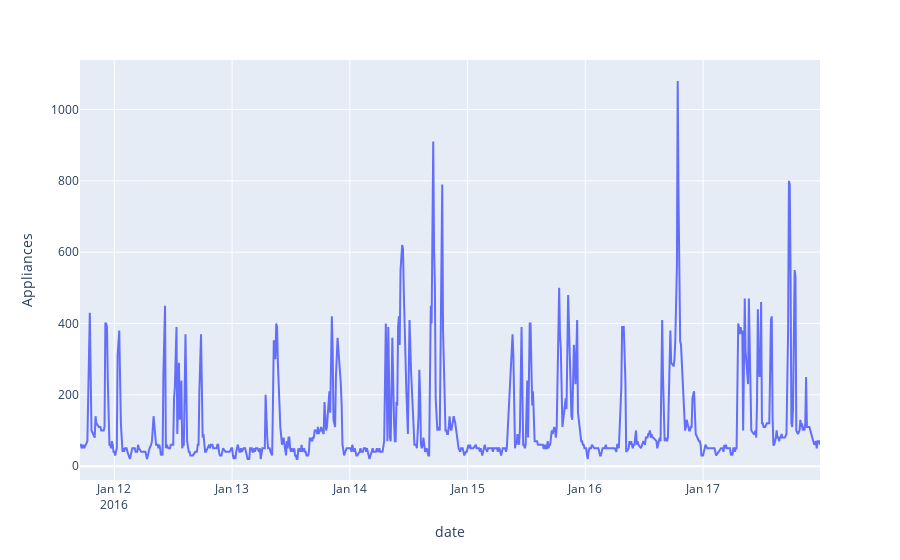

This figure's notebook cell:
### Markdown cell above
#### Line graph displaying the usage of energy for the first week

### Code cell
fig = px.line(df_grp_app, x='date', y="Appliances")
fig.show()

### Figure 1 — Plotly figure (JSON) as saved in the notebook; plotly's stock layout.template omitted (floating-point values rounded to 4 significant figures; data arrays with more than 128 entries replaced by an {"elided": "..."} marker saying what was removed)
{"data": [{"hovertemplate": "date=%{x}<br>Appliances=%{y}<extra></extra>", "legendgroup": "", "line": {"color": "#636efa", "dash": "solid"}, "mode": "lines", "name": "", "orientation": "v", "showlegend": false, "type": "scatter", "x": {"elided": "676 str values"}, "xaxis": "x", "y": {"elided": "676 int values"}, "yaxis": "y"}], "layout": {"legend": {"tracegroupgap": 0}, "margin": {"t": 60}, "xaxis": {"anchor": "y", "domain": [0, 1], "title": {"text": "date"}}, "yaxis": {"anchor": "x", "domain": [0, 1], "title": {"text": "Appliances"}}}}
